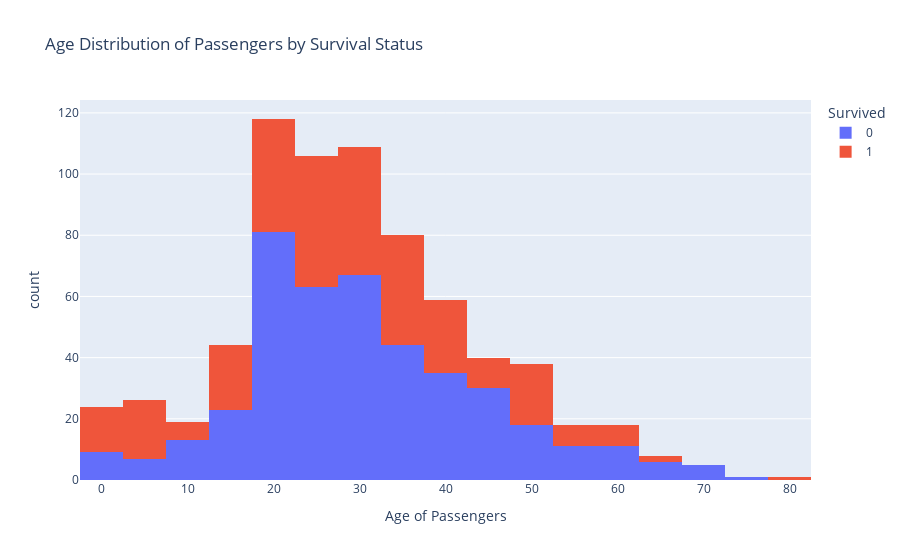

Notebook code cell kept with this figure:
### Code cell
fig = px.histogram(data, x='Age', color='Survived', nbins=20, 
                   labels={'Age': 'Age of Passengers', 'count': 'Number of Passengers'},
                   title='Age Distribution of Passengers by Survival Status')
fig.show()

### Figure 1 — Plotly figure (JSON) as saved in the notebook; plotly's stock layout.template omitted (floating-point values rounded to 4 significant figures; data arrays with more than 128 entries replaced by an {"elided": "..."} marker saying what was removed)
{"data": [{"alignmentgroup": "True", "bingroup": "x", "hovertemplate": "Survived=0<br>Age of Passengers=%{x}<br>count=%{y}<extra></extra>", "legendgroup": "0", "marker": {"color": "#636efa", "pattern": {"shape": ""}}, "name": "0", "nbinsx": 20, "offsetgroup": "0", "orientation": "v", "showlegend": true, "type": "histogram", "x": {"elided": "549 float values"}, "xaxis": "x", "yaxis": "y"}, {"alignmentgroup": "True", "bingroup": "x", "hovertemplate": "Survived=1<br>Age of Passengers=%{x}<br>count=%{y}<extra></extra>", "legendgroup": "1", "marker": {"color": "#EF553B", "pattern": {"shape": ""}}, "name": "1", "nbinsx": 20, "offsetgroup": "1", "orientation": "v", "showlegend": true, "type": "histogram", "x": {"elided": "342 float values"}, "xaxis": "x", "yaxis": "y"}], "layout": {"barmode": "relative", "legend": {"title": {"text": "Survived"}, "tracegroupgap": 0}, "title": {"text": "Age Distribution of Passengers by Survival Status"}, "xaxis": {"anchor": "y", "domain": [0, 1], "title": {"text": "Age of Passengers"}}, "yaxis": {"anchor": "x", "domain": [0, 1], "title": {"text": "count"}}}}
